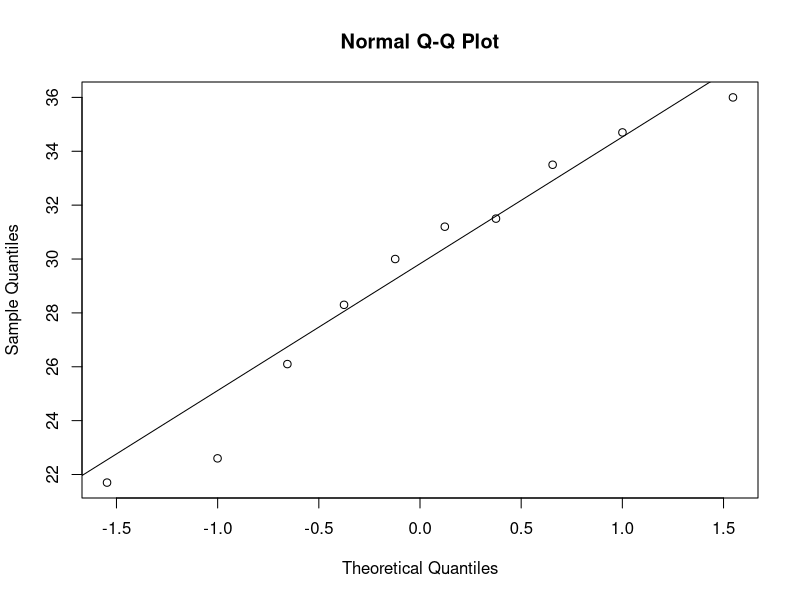
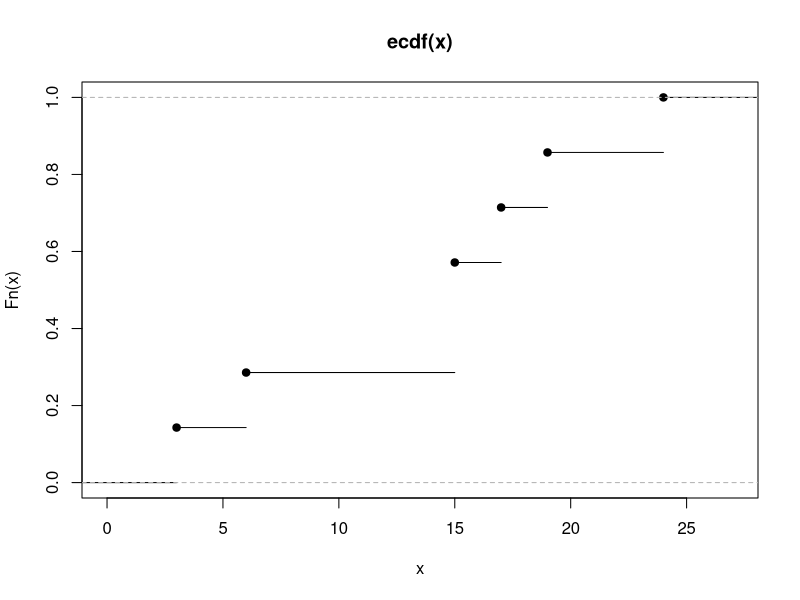
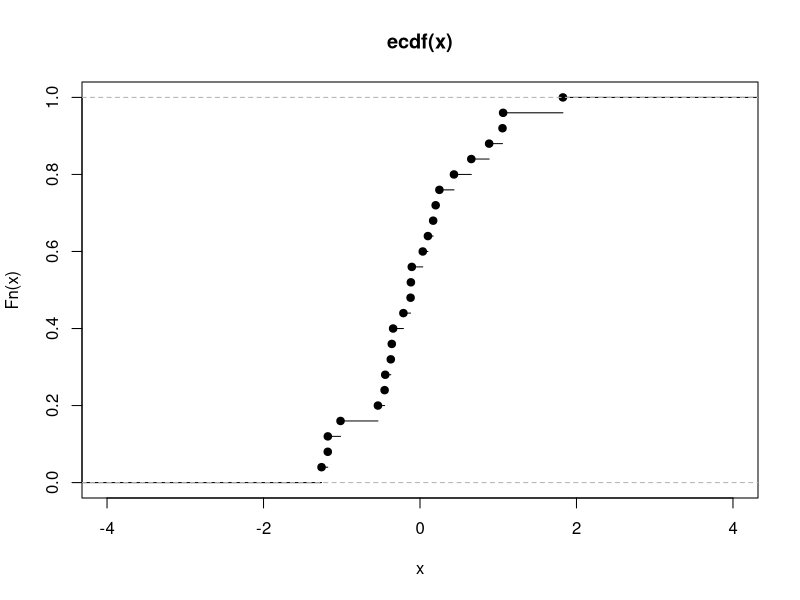

Source code (R) for these figures, in order: (Note: this script raises an error after producing the figures.)
## ---- chunk 1
library(datasets)
## ---- chunk 2
split_data <- function(dat, splits=c(.5, .5), fudge=1) {
  stopifnot(all(splits) >= 0, fudge <= length(splits))
  splits <- (splits / sum(splits))
  n_dat_sum <- round(nrow(dat) * splits)
  n_dat_sum[fudge] <- (nrow(dat) - sum(n_dat_sum[-fudge]))
  return(split(dat, sample(rep(1:length(splits), n_dat_sum))))
}
## ---- chunk 3
split_data(mtcars) # 50/50 split by default
split_data(mtcars, splits=c(.2, .4, .3, .1)) # 20/40/30/10 split
## ---- chunk 4
qq_example_x <- c(21.7, 22.6 , 26.1, 28.3, 30, 31.2, 31.5, 33.5, 34.7, 36)
qqnorm(qq_example_x)		# plot points to the quantiles of the standard normal on the x axis. 
qqline(qq_example_x)	 	# adds a straight line through the first and thrid quartiles of the data. 
## ---- chunk 5
empirical_example_x <- c(3, 6, 15, 15, 17, 19, 24) 
plot.ecdf(empirical_example_x) 
empirical_example_x <- rnorm(25) 
plot.ecdf(empirical_example_x, xlim = c(-4, 4))					# adjust x range 
# curve(pnorm(empirical_example_x), col = "blue" , add = TRUE)	# impose normal cdf  
# abline(v = 25, col = "red") 									# add vertical line
## ---- chunk 6
#tapply(x$y, z$y, mean)  #example, no data though :( 
#observed <- output of one minus the other
## ---- chunk 7
student_profile_csv <- "Student,Sex,Class,Grade
Mary,F,F,A
James,M,So,A
Linda,F,J,A
Alice,F,Se,B
Lindsay,F,Se,C
Ben,M,J,A
Jane,F,So,C
Christy,F,F,B
Mike,M,J,A
Steve,M,So,B
Paul,M,Se,B
Janet,F,J,B
Vicky,F,F,C
Roman,M,F,D
Victoria,F,J,A
Luke,M,J,F
Maddie,F,J,C
Evan,M,Se,D
Ruby,F,Se,C
Miranda,F,J,B
Cole,M,So,A
Kelsie,F,Se,F
Alex,M,F,B
Grace,F,So,C
Matt,M,J,C
Dona,F,F,D
Madelyn,F,Se,B
Stephen,M,J,C
David,M,F,C
Mandy,F,J,D"
designdata <- read.csv(textConnection(student_profile_csv))
head(designdata)	# head print out the first few entries
nrow(designdata)	# prints out the number of rows 
## ---- chunk 8
assignrand <- function(x) 
{
  half 	   <- floor(length(x)/2);
  indicies <- sample(1:length(x), half)
  t1 <- x[indicies]
  t2 <- x[-indicies]
  cat("Treatment1: ", t1, "\n")
  cat("Treatment2: ", t2)
  return(list(t1, t2))
}
## ---- chunk 9
treatments = assignrand(levels(designdata$Student))
print(treatments[1])
print(treatments[2])
## ---- chunk 10
treatments <- assignrand((1:nrow(designdata)))

treatment1Population <- designdata[unlist(treatments[1]),]
treatment2Population <- designdata[unlist(treatments[2]),]

treatment1a <- which(treatment1Population$Grade == 'A')
numA1 <- length(treatment1a)
treatment2a <- which(treatment2Population$Grade == 'A')
numA2 <- length(treatment2a)

if (numA1 > numA2) {
  cat("Treatment 1 has more A students than treatment 2.\n")
} else if (numA1 == numA2) {
  cat("Both treatements have an equal number of A students.\n")
}else {
  cat("Treatment 2 has more A students than treatement 1.\n")
}

ftable(treatment1Population$Grade)	# ftable == flat contengency table 
ftable(treatment2Population$Grade)

par(mfrow=c(1,2)) # par == sets parameters for graphs this means 1 row and 2 columns
plot(treatment1Population$Grade, main="Grades of Students\nReceiving Treatment 1", xlab='Grade', ylab='Frequency')
plot(treatment2Population$Grade, main='Grades of Students\nReceiving Treatment 2', xlab='Grade', ylab='Frequency')
## ---- chunk 11
male = transform(subset(designdata, subset=Sex == 'M'), Block = 'Male')		# transform == adds entry to a table
female = transform(subset(designdata, subset=Sex == 'F'), Block = 'Female')
maleTreatments = assignrand(1:nrow(male))

femaleTreatments = assignrand(1:nrow(female))

maleT1 = transform(male[unlist(maleTreatments[1]),], Treatment=1)
maleT2 = transform(male[unlist(maleTreatments[2]),], Treatment=2)
femaleT1 = transform(female[unlist(femaleTreatments[1]),], Treatment=1)
femaleT2 = transform(female[unlist(femaleTreatments[2]),], Treatment=2)

augmentedData = rbind(maleT1, maleT2, femaleT1, femaleT2)
subset(augmentedData, select = c(Student, Block, Treatment))
## ---- chunk 12
male<-subset(augmentedData, Sex=='M')
maleone<-subset(male, Treatment=='1')
maletwo<-subset(male, Treatment=='2')
treatmentmaleone<-which(maleone$Grade=='A')
numA1<-length(treatmentmaleone)
treatmentmaletwo<-which(maletwo$Grade=='A')
numA2<-length(treatmentmaletwo)
if (numA1 > numA2) {
  cat("Treatment 1 has more A students than treatment 2.\n")
} else if (numA1 == numA2) {
  cat("Both treatements have an equal number of A students.\n")
}else {
  cat("Treatment 2 has more A students than treatement 1.\n")
}

par(mfrow=c(1,2))
plot(maletwo$Grade, main='Grades of Male Students Receiving Treatment Two', xlab='Grade', ylab='Frequency')
plot(maleone$Grade, main='Grades of Male Students Receiving Treatment One', xlab='Grade', ylab='Frequency')
## ---- chunk 13
female<-subset(augmentedData, Sex=='F')
femaleone<-subset(female, Treatment=='1')
femaletwo<-subset(female, Treatment=='2')
treatmentfemaleone<-which(femaleone$Grade=='A')
numA1<-length(treatmentfemaleone)
treatmentfemaletwo<-which(femaletwo$Grade=='A')
numA2<-length(treatmentfemaletwo)
if (numA1 > numA2) {
  cat("Treatment 1 has more A students than treatment 2.\n")
} else if (numA1 == numA2) {
  cat("Both treatements have an equal number of A students.\n")
}else {
  cat("Treatment 2 has more A students than treatement 1.\n")
}

par(mfrow=c(1,2))
plot(femaleone$Grade, main='Grades of Female Students Receiving Treatment One', xlab='Grade', ylab='Frequency')
plot(femaletwo$Grade, main='Grades of Female Students Receiving Treatment Two', xlab='Grade', ylab='Frequency')
## ---- chunk 14
classLevels = levels(augmentedData$Class)
sexLevels = levels(augmentedData$Sex)
pairs = c()
for (i in 1:length(classLevels)) {
  for (j in 1:length(sexLevels)) {
    #segment the data by a given factor
    cohort = subset(augmentedData,
                     Sex == sexLevels[j] & Class == classLevels[i])
    cat("class:", classLevels[i], "sex:", sexLevels[j], "number: ", nrow(cohort), "\n")
    indicies = sample(nrow(cohort), size=2, replace=F)
    selection1 = strtoi(rownames(cohort[indicies[1],]))
    selection2 = strtoi(rownames(cohort[indicies[2],]))
    #this gives us all eight pairs. each pair is a column
    pairs = cbind(pairs, c(selection1, selection2))
  }
}

chosen = sample(8, size=3)
#These are row numbers in the original dataframe
print(pairs[,chosen])
## ---- chunk 15
finalPairs = pairs[,chosen]

assignrandpairs = function(x) {
  t1 = list()
  t2 = list()
  for (i in 1:3) {
    randTreatOne = sample(1:2, size=1)
    t1temp = finalPairs[randTreatOne, i]
    t1 = c(t1, t1temp)
    t2temp = finalPairs[-randTreatOne, i]
    t2 = c(t2, t2temp)
  }
  return(list(t1, t2))
}
treatments = assignrandpairs(finalPairs)
print(treatments[1])

print(treatments[2])

treatment1Population = designdata[unlist(treatments[1]),]
treatment2Population = designdata[unlist(treatments[2]),]

treatment1a = which(treatment1Population$Grade == 'A')
numA1 = length(treatment1a)
treatment2a = which(treatment2Population$Grade == 'A')
numA2 = length(treatment2a)

if (numA1 > numA2) {
  cat("Treatment 1 has more A students than treatment 2.\n")
} else if (numA1 == numA2) {
  cat("Both treatements have an equal number of A students.\n")
}else {
  cat("Treatment 2 has more A students than treatement 1.\n")
}

ftable(treatment1Population$Grade)

ftable(treatment2Population$Grade)

par(mfrow=c(1,2))
plot(treatment1Population$Grade, main="Grades of Students\nReceiving Treatment 1", xlab='Grade', ylab='Frequency')
plot(treatment2Population$Grade, main='Grades of Students\nReceiving Treatment 2', xlab='Grade', ylab='Frequency')
## ---- chunk 16
library(gtools)

values = c(29,25,22,18,23,28)
indicies = combinations(length(values), 3, 1:length(values))
diffMeans = list()
for(i in 1:(length(indicies[,1]))) {
  diffMeans = c(diffMeans, mean(values[indicies[i,]])-mean(values[-indicies[i,]]))
  cat(
    i,
    ":",
    values[indicies[i,]],
    "\t",
    values[-indicies[i,]],
    "\t",
    mean(values[indicies[i,]])-mean(values[-indicies[i,]]),
    "\n"
  )
}
## ---- chunk 17
diffMeans = unlist(diffMeans)
diffMeans = unlist(diffMeans)
hist(diffMeans, freq=F, xlab="Difference in the Means", main= "Histogram of the Differences in the Means")

## ---- chunk 18
cat("mean: ", mean(diffMeans), "\n")
cat("sd: ", sd(diffMeans))
## ---- chunk 19
originalDifference = mean(c(29,25,22))-mean(c(18,23,28))
higher = which(diffMeans >= originalDifference)
percentHigher = length(higher)/length(diffMeans)*100
cat(percentHigher, "% of the allocations are higher than ", originalDifference, "\n", sep="")
## ---- chunk 20
pval = 1-pnorm(originalDifference, mean=0, sd=sd(diffMeans))
ppercent = 100*pval
cat("In a normal distribution, ", ppercent, "% of the data is higher than ", originalDifference, "\n", sep="")

cat("This is ", percentHigher - ppercent, "% higher than the p-value of the data's combinations.\n", sep="")
## ---- chunk 21
pval2 = 1-pnorm(originalDifference, mean=0, sd=sd(diffMeans)+1)
ppercent2 = 100*pval2
pval3 = 1-pnorm(originalDifference, mean=0, sd=sd(diffMeans)-1)
ppercent3 = 100*pval3
cat("If you increase the standard deviation by 1, the pvalue becomes ", pval2, "\n", sep="")

cat("If you decrease the standard deviation by 1, the pvalue becomes ", pval3, "\n", sep="")
## ---- chunk 22
x <- c('H','H','H','L','L','L','L','H')
y <- seq(1:8)
z <- combinations(8,4,y)
Drug <- z
Placebo <- z
Difference <- vector(mode = "numeric", length = 0)
for(i in 1:length(z[,1]))
{
  Drug[i,] <- x[z[i,]]
  Placebo[i,] <- x[-z[i,]]
}
for(i in 1:length(z[,1]))
{
  Difference[i] <- ((length(which(Drug[i,] == 'L'))/4) 
                    - (length(which(Placebo[i,] == 'L'))/4))
}
m <- cbind(Drug, Placebo, Difference)
m[1:20,]
## ---- chunk 23
length(z[,1])
## ---- chunk 24
s <- sqrt(0.5*(1-0.5)*((1/4) + (1/4)))
s
## ---- chunk 25
g <- seq(-1.5,1.5, by = .01)
plot(g,dnorm(g, 0, s), type = 'l', col = 'blue')
b <- c(-3*s, -2*s, -s, s, 2*s, 3*s)
abline(v = b, col = 'red')
## ---- chunk 26
t = ((1/4) - (3/4))
t
## ---- chunk 27
p <- 1 - pnorm(t, 0, s)
p
## ---- chunk 28
c <- seq(-1, 1, by = 0.5)
p <- 1 - pnorm(c, 0, s)
p

c[which.max(c[which(p >= 0.01)])]
